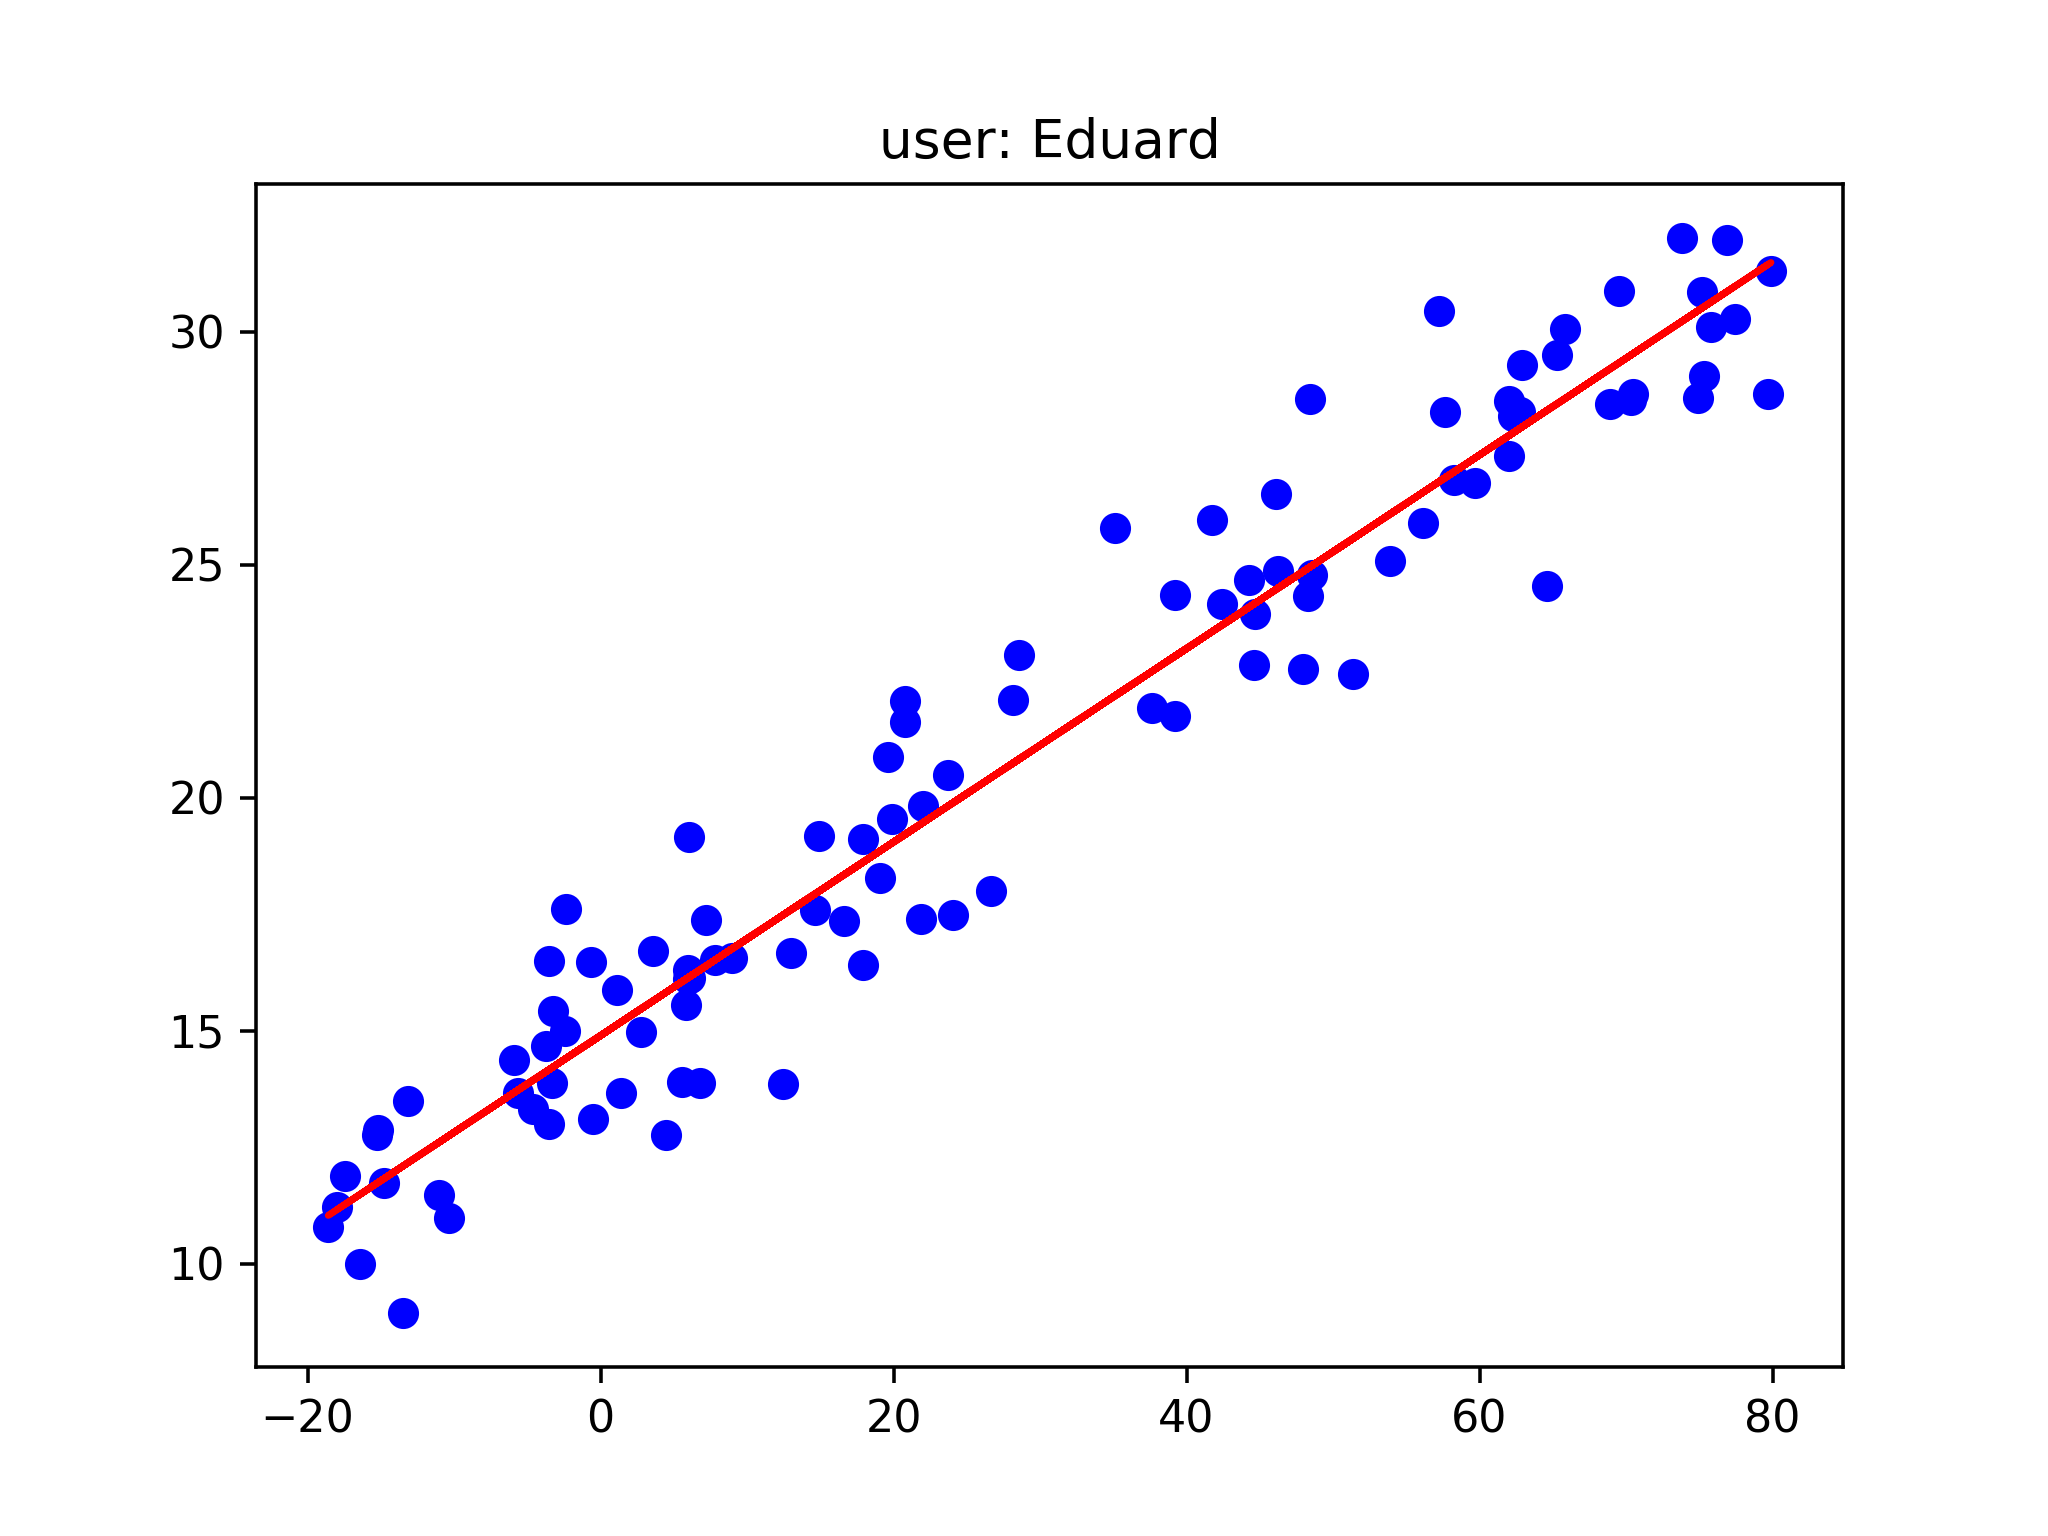

Reproduce this figure in Python.
#!/usr/bin/env python3
"""
Homework 1 of Machine Learning Course

Implement fit_linear_regression function.
Implement plot_fitted_line.

Example Usage:
    python3 homework1.py --user arsen

Make sure to test before submiting:
    python3 homework1.py test
"""
from __future__ import print_function
import argparse
import getpass
import hashlib
import matplotlib.pyplot as plt
import numpy as np


def parse_args(*argument_array):
    parser = argparse.ArgumentParser()
    parser.set_defaults(function=main)
    parser.add_argument('--user', default=getpass.getuser(),
                        help='Override system username with something else to '
                             'be include in the output file.')
    subs = parser.add_subparsers()
    test_parser = subs.add_parser('test')
    test_parser.set_defaults(function=test_function_signatures)
    args = parser.parse_args(*argument_array)
    return args


def test_function_signatures(args):
    beta = fit_linear_regression(np.array([[1, 2], [1, 3]]), np.array([2, 3]))
    # Make sure that fit_linear_regression returns a np.array
    assert type(beta) == np.ndarray
    # Make sure that fit_linear_regression returns beta of correct length
    assert beta.shape == (2,)
    # Make sure that fit_linear_regression returns beta of correct value
    assert np.abs(beta[0]) < 1e-10
    assert np.abs(beta[1] - 1) < 1e-10


def fit_linear_regression(data_matrix, response_vector):
    X = data_matrix
    Y = response_vector
    beta= np.linalg.inv(X.T.dot(X)).dot(X.T).dot(Y)
    return beta


def plot_fitted_line(b0, b1, X, Y, username):
    """
    :param b0: Intersept of line to plot
    :param b1: Slope of the line to plot
    :param X: An array of length N containing x coordinates of points
    :param Y: An array of length N containing y coordinates of points
    """
    # TODO: Write the plotting code.
     
    plt.plot(X,Y,'bo')
    plt.plot(X, b0+b1*X, color='red')
    plt.title('user: Eduard'.format(username))
    plt.savefig('homework1.Eduard.png'.format(username), dpi=320)


def main(args):
    username_based_variance = 1 + 0.2 * (int(
        hashlib.sha1(args.user.encode('utf-8')).hexdigest(), 16) % 10)
    # Generate synthetic data
    beta_0 = 15
    beta_1 = 0.2
    # Generate 100 points uniform randomly in [-20, 80] interval
    X1 = np.random.uniform(-20, 80, 100)
    # Generate corresponding y_i normally distributed around b_0 + b_1 * x line
    Y = [np.random.normal(beta_0 + beta_1 * x,
                          np.sqrt(username_based_variance)) for x in X1]
    # Convert X1 into a matrix
    X = np.array([(1, x) for x in X1])
    # Get estimates for beta_0 and beta_1
    b0_hat, b1_hat = fit_linear_regression(X, Y)
    plot_fitted_line(b0_hat, b1_hat, X1, Y, args.user)


if __name__ == '__main__':
    args = parse_args()
    args.function(args)
